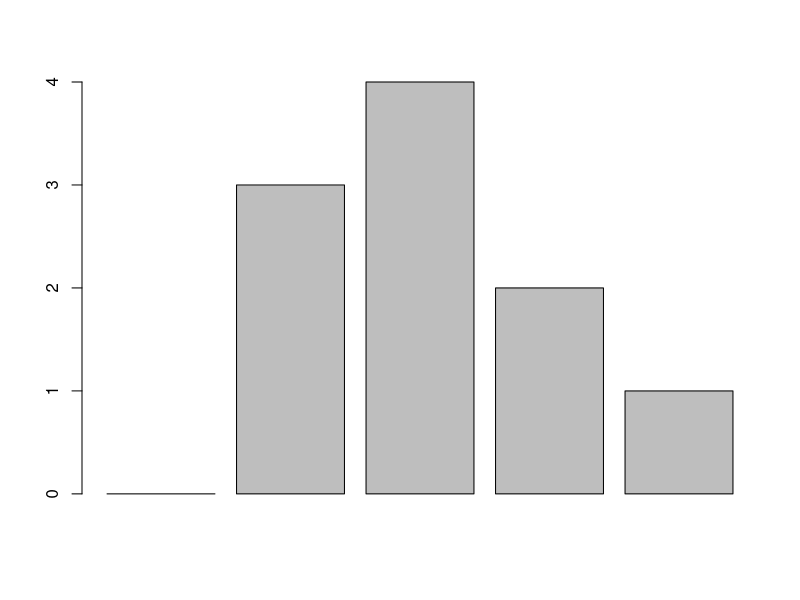

R code for this plot:
f<-function(x)
{
	p<-c(0.05,0.25,0.45,0.15,0.10)
	return (p[x])
}
m<-2^13
a<-113
b<-83
x<-50
y<-60
cg<-0.5
sum<-0
sqsum<-0
count<-0
freq<-array(0,5)
while(count!=10)
{
	x<-(a*x+b)%%m
	u<-as.double(x)/m
	y<-(a*y+b+80)%%m
	v<-as.double(y)/m
	Y<-as.integer(v*5)+1
	if(cg*u<f(Y))
	{
		freq[Y]<-freq[Y]+1
		sum<-sum+Y
		count<-count+1
	}
}
mean<-as.double(sum)/10
for(i in 1:5)
	sqsum<-sqsum+freq[i]*(mean-i)^2;
var<-as.double(sqsum)/10
cat("Mean : ",mean,"\n")
cat("Variance : ",var,"\n")
png("plot3b.png")
barplot(freq)
dev.off()